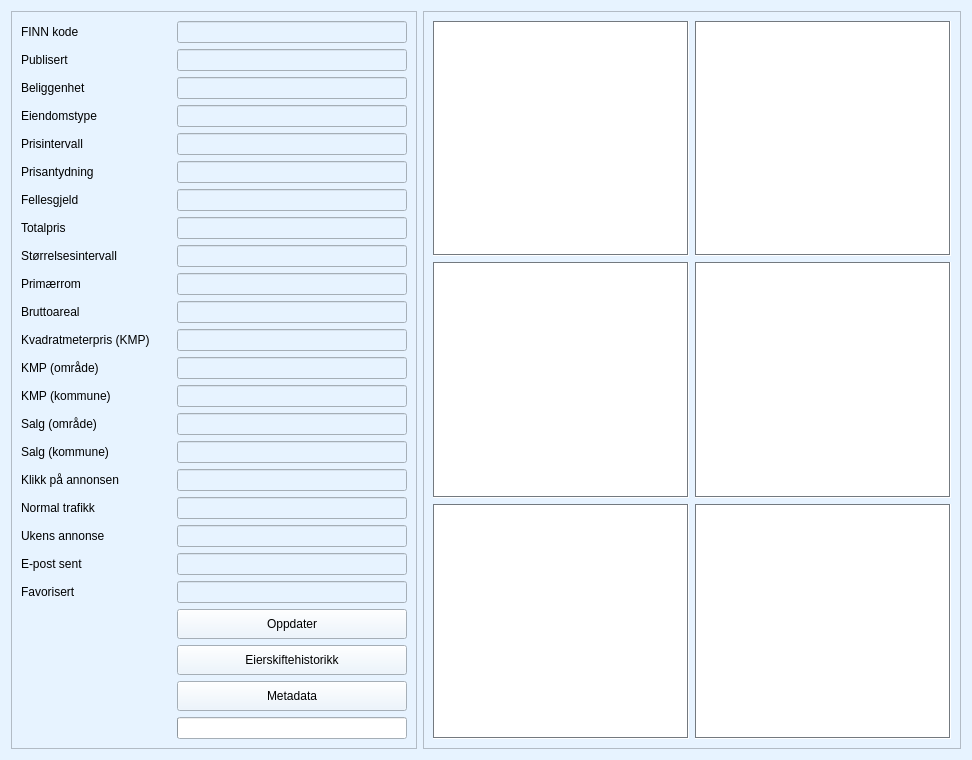
     <widget class="QWidget" name="tab_annonse">
      <property name="palette">
       <palette>
        <active>
         <colorrole role="WindowText">
          <brush brushstyle="SolidPattern">
           <color alpha="255">
            <red>0</red>
            <green>0</green>
            <blue>0</blue>
           </color>
          </brush>
         </colorrole>
         <colorrole role="Button">
          <brush brushstyle="SolidPattern">
           <color alpha="255">
            <red>231</red>
            <green>243</green>
            <blue>255</blue>
           </color>
          </brush>
         </colorrole>
         <colorrole role="Light">
          <brush brushstyle="SolidPattern">
           <color alpha="255">
            <red>255</red>
            <green>255</green>
            <blue>255</blue>
           </color>
          </brush>
         </colorrole>
         <colorrole role="Midlight">
          <brush brushstyle="SolidPattern">
           <color alpha="255">
            <red>243</red>
            <green>249</green>
            <blue>255</blue>
           </color>
          </brush>
         </colorrole>
         <colorrole role="Dark">
          <brush brushstyle="SolidPattern">
           <color alpha="255">
            <red>115</red>
            <green>121</green>
            <blue>127</blue>
           </color>
          </brush>
         </colorrole>
         <colorrole role="Mid">
          <brush brushstyle="SolidPattern">
           <color alpha="255">
            <red>154</red>
            <green>162</green>
            <blue>170</blue>
           </color>
          </brush>
         </colorrole>
         <colorrole role="Text">
          <brush brushstyle="SolidPattern">
           <color alpha="255">
            <red>0</red>
            <green>0</green>
            <blue>0</blue>
           </color>
          </brush>
         </colorrole>
         <colorrole role="BrightText">
          <brush brushstyle="SolidPattern">
           <color alpha="255">
            <red>255</red>
            <green>255</green>
            <blue>255</blue>
           </color>
          </brush>
         </colorrole>
         <colorrole role="ButtonText">
          <brush brushstyle="SolidPattern">
           <color alpha="255">
            <red>0</red>
            <green>0</green>
            <blue>0</blue>
           </color>
          </brush>
         </colorrole>
         <colorrole role="Base">
          <brush brushstyle="SolidPattern">
           <color alpha="255">
            <red>255</red>
            <green>255</green>
            <blue>255</blue>
           </color>
          </brush>
         </colorrole>
         <colorrole role="Window">
          <brush brushstyle="SolidPattern">
           <color alpha="255">
            <red>231</red>
            <green>243</green>
            <blue>255</blue>
           </color>
          </brush>
         </colorrole>
         <colorrole role="Shadow">
          <brush brushstyle="SolidPattern">
           <color alpha="255">
            <red>0</red>
            <green>0</green>
            <blue>0</blue>
           </color>
          </brush>
         </colorrole>
         <colorrole role="AlternateBase">
          <brush brushstyle="SolidPattern">
           <color alpha="255">
            <red>243</red>
            <green>249</green>
            <blue>255</blue>
           </color>
          </brush>
         </colorrole>
         <colorrole role="ToolTipBase">
          <brush brushstyle="SolidPattern">
           <color alpha="255">
            <red>255</red>
            <green>255</green>
            <blue>220</blue>
           </color>
          </brush>
         </colorrole>
         <colorrole role="ToolTipText">
          <brush brushstyle="SolidPattern">
           <color alpha="255">
            <red>0</red>
            <green>0</green>
            <blue>0</blue>
           </color>
          </brush>
         </colorrole>
        </active>
        <inactive>
         <colorrole role="WindowText">
          <brush brushstyle="SolidPattern">
           <color alpha="255">
            <red>0</red>
            <green>0</green>
            <blue>0</blue>
           </color>
          </brush>
         </colorrole>
         <colorrole role="Button">
          <brush brushstyle="SolidPattern">
           <color alpha="255">
            <red>231</red>
            <green>243</green>
            <blue>255</blue>
           </color>
          </brush>
         </colorrole>
         <colorrole role="Light">
          <brush brushstyle="SolidPattern">
           <color alpha="255">
            <red>255</red>
            <green>255</green>
            <blue>255</blue>
           </color>
          </brush>
         </colorrole>
         <colorrole role="Midlight">
          <brush brushstyle="SolidPattern">
           <color alpha="255">
            <red>243</red>
            <green>249</green>
            <blue>255</blue>
           </color>
          </brush>
         </colorrole>
         <colorrole role="Dark">
          <brush brushstyle="SolidPattern">
           <color alpha="255">
            <red>115</red>
            <green>121</green>
            <blue>127</blue>
           </color>
          </brush>
         </colorrole>
         <colorrole role="Mid">
          <brush brushstyle="SolidPattern">
           <color alpha="255">
            <red>154</red>
            <green>162</green>
            <blue>170</blue>
           </color>
          </brush>
         </colorrole>
         <colorrole role="Text">
          <brush brushstyle="SolidPattern">
           <color alpha="255">
            <red>0</red>
            <green>0</green>
            <blue>0</blue>
           </color>
          </brush>
         </colorrole>
         <colorrole role="BrightText">
          <brush brushstyle="SolidPattern">
           <color alpha="255">
            <red>255</red>
            <green>255</green>
            <blue>255</blue>
           </color>
          </brush>
         </colorrole>
         <colorrole role="ButtonText">
          <brush brushstyle="SolidPattern">
           <color alpha="255">
            <red>0</red>
            <green>0</green>
            <blue>0</blue>
           </color>
          </brush>
         </colorrole>
         <colorrole role="Base">
          <brush brushstyle="SolidPattern">
           <color alpha="255">
            <red>255</red>
            <green>255</green>
            <blue>255</blue>
           </color>
          </brush>
         </colorrole>
         <colorrole role="Window">
          <brush brushstyle="SolidPattern">
           <color alpha="255">
            <red>231</red>
            <green>243</green>
            <blue>255</blue>
           </color>
          </brush>
         </colorrole>
         <colorrole role="Shadow">
          <brush brushstyle="SolidPattern">
           <color alpha="255">
            <red>0</red>
            <green>0</green>
            <blue>0</blue>
           </color>
          </brush>
         </colorrole>
         <colorrole role="AlternateBase">
          <brush brushstyle="SolidPattern">
           <color alpha="255">
            <red>243</red>
            <green>249</green>
            <blue>255</blue>
           </color>
          </brush>
         </colorrole>
         <colorrole role="ToolTipBase">
          <brush brushstyle="SolidPattern">
           <color alpha="255">
            <red>255</red>
            <green>255</green>
            <blue>220</blue>
           </color>
          </brush>
         </colorrole>
         <colorrole role="ToolTipText">
          <brush brushstyle="SolidPattern">
           <color alpha="255">
            <red>0</red>
            <green>0</green>
            <blue>0</blue>
           </color>
          </brush>
         </colorrole>
        </inactive>
        <disabled>
         <colorrole role="WindowText">
          <brush brushstyle="SolidPattern">
           <color alpha="255">
            <red>115</red>
            <green>121</green>
            <blue>127</blue>
           </color>
          </brush>
         </colorrole>
         <colorrole role="Button">
          <brush brushstyle="SolidPattern">
           <color alpha="255">
            <red>231</red>
            <green>243</green>
            <blue>255</blue>
           </color>
          </brush>
         </colorrole>
         <colorrole role="Light">
          <brush brushstyle="SolidPattern">
           <color alpha="255">
            <red>255</red>
            <green>255</green>
            <blue>255</blue>
           </color>
          </brush>
         </colorrole>
         <colorrole role="Midlight">
          <brush brushstyle="SolidPattern">
           <color alpha="255">
            <red>243</red>
            <green>249</green>
            <blue>255</blue>
           </color>
          </brush>
         </colorrole>
         <colorrole role="Dark">
          <brush brushstyle="SolidPattern">
           <color alpha="255">
            <red>115</red>
            <green>121</green>
            <blue>127</blue>
           </color>
          </brush>
         </colorrole>
         <colorrole role="Mid">
          <brush brushstyle="SolidPattern">
           <color alpha="255">
            <red>154</red>
            <green>162</green>
            <blue>170</blue>
           </color>
          </brush>
         </colorrole>
         <colorrole role="Text">
          <brush brushstyle="SolidPattern">
           <color alpha="255">
            <red>115</red>
            <green>121</green>
            <blue>127</blue>
           </color>
          </brush>
         </colorrole>
         <colorrole role="BrightText">
          <brush brushstyle="SolidPattern">
           <color alpha="255">
            <red>255</red>
            <green>255</green>
            <blue>255</blue>
           </color>
          </brush>
         </colorrole>
         <colorrole role="ButtonText">
          <brush brushstyle="SolidPattern">
           <color alpha="255">
            <red>115</red>
            <green>121</green>
            <blue>127</blue>
           </color>
          </brush>
         </colorrole>
         <colorrole role="Base">
          <brush brushstyle="SolidPattern">
           <color alpha="255">
            <red>231</red>
            <green>243</green>
            <blue>255</blue>
           </color>
          </brush>
         </colorrole>
         <colorrole role="Window">
          <brush brushstyle="SolidPattern">
           <color alpha="255">
            <red>231</red>
            <green>243</green>
            <blue>255</blue>
           </color>
          </brush>
         </colorrole>
         <colorrole role="Shadow">
          <brush brushstyle="SolidPattern">
           <color alpha="255">
            <red>0</red>
            <green>0</green>
            <blue>0</blue>
           </color>
          </brush>
         </colorrole>
         <colorrole role="AlternateBase">
          <brush brushstyle="SolidPattern">
           <color alpha="255">
            <red>231</red>
            <green>243</green>
            <blue>255</blue>
           </color>
          </brush>
         </colorrole>
         <colorrole role="ToolTipBase">
          <brush brushstyle="SolidPattern">
           <color alpha="255">
            <red>255</red>
            <green>255</green>
            <blue>220</blue>
           </color>
          </brush>
         </colorrole>
         <colorrole role="ToolTipText">
          <brush brushstyle="SolidPattern">
           <color alpha="255">
            <red>0</red>
            <green>0</green>
            <blue>0</blue>
           </color>
          </brush>
         </colorrole>
        </disabled>
       </palette>
      </property>
      <property name="autoFillBackground">
       <bool>true</bool>
      </property>
      <attribute name="title">
       <string>Annonse</string>
      </attribute>
      <layout class="QGridLayout" name="gridLayout_2">
       <item row="0" column="0">
        <widget class="QFrame" name="frame_statistikk_1">
         <property name="sizePolicy">
          <sizepolicy hsizetype="Fixed" vsizetype="Preferred">
           <horstretch>0</horstretch>
           <verstretch>0</verstretch>
          </sizepolicy>
         </property>
         <property name="frameShape">
          <enum>QFrame::StyledPanel</enum>
         </property>
         <property name="frameShadow">
          <enum>QFrame::Raised</enum>
         </property>
         <layout class="QGridLayout" name="gridLayout_3">
          <item row="21" column="2">
           <widget class="QLineEdit" name="line_edit_latestemailcount">
            <property name="enabled">
             <bool>false</bool>
            </property>
           </widget>
          </item>
          <item row="21" column="0">
           <widget class="QLabel" name="label_epost_sent">
            <property name="text">
             <string>E-post sent</string>
            </property>
            <property name="buddy">
             <cstring>line_edit_latestemailcount</cstring>
            </property>
           </widget>
          </item>
          <item row="5" column="2">
           <widget class="QLineEdit" name="line_edit_prisantydning">
            <property name="enabled">
             <bool>false</bool>
            </property>
           </widget>
          </item>
          <item row="3" column="2">
           <widget class="QLineEdit" name="line_edit_property_type">
            <property name="enabled">
             <bool>false</bool>
            </property>
           </widget>
          </item>
          <item row="8" column="2">
           <widget class="QLineEdit" name="line_edit_size_range">
            <property name="enabled">
             <bool>false</bool>
            </property>
           </widget>
          </item>
          <item row="4" column="2">
           <widget class="QLineEdit" name="line_edit_price_range">
            <property name="enabled">
             <bool>false</bool>
            </property>
           </widget>
          </item>
          <item row="3" column="0">
           <widget class="QLabel" name="label_boligtype">
            <property name="text">
             <string>Eiendomstype</string>
            </property>
           </widget>
          </item>
          <item row="12" column="0">
           <widget class="QLabel" name="label_city_area_sqm_price">
            <property name="text">
             <string>KMP (område)</string>
            </property>
           </widget>
          </item>
          <item row="15" column="2">
           <widget class="QLineEdit" name="line_edit_hist_data_city_area_count">
            <property name="enabled">
             <bool>false</bool>
            </property>
           </widget>
          </item>
          <item row="25" column="2">
           <widget class="QPushButton" name="push_button_eierskifte_historikk">
            <property name="sizePolicy">
             <sizepolicy hsizetype="Fixed" vsizetype="Fixed">
              <horstretch>0</horstretch>
              <verstretch>0</verstretch>
             </sizepolicy>
            </property>
            <property name="minimumSize">
             <size>
              <width>230</width>
              <height>30</height>
             </size>
            </property>
            <property name="text">
             <string>Eierskiftehistorikk</string>
            </property>
            <property name="icon">
             <iconset resource="../../images/img.qrc">
              <normaloff>:/img/history.svg</normaloff>:/img/history.svg</iconset>
            </property>
           </widget>
          </item>
          <item row="12" column="2">
           <widget class="QLineEdit" name="line_edit_city_area_sqm_price">
            <property name="enabled">
             <bool>false</bool>
            </property>
           </widget>
          </item>
          <item row="14" column="0">
           <widget class="QLabel" name="label_municipality_sqm_price">
            <property name="text">
             <string>KMP (kommune)</string>
            </property>
           </widget>
          </item>
          <item row="6" column="2">
           <widget class="QLineEdit" name="line_edit_fellesgjeld">
            <property name="enabled">
             <bool>false</bool>
            </property>
           </widget>
          </item>
          <item row="15" column="0">
           <widget class="QLabel" name="label_sales_city_area">
            <property name="text">
             <string>Salg (område)</string>
            </property>
           </widget>
          </item>
          <item row="16" column="2">
           <widget class="QLineEdit" name="line_edit_hist_data_municipality_count">
            <property name="enabled">
             <bool>false</bool>
            </property>
           </widget>
          </item>
          <item row="27" column="2">
           <widget class="QPushButton" name="push_button_meta_data">
            <property name="sizePolicy">
             <sizepolicy hsizetype="Fixed" vsizetype="Fixed">
              <horstretch>0</horstretch>
              <verstretch>0</verstretch>
             </sizepolicy>
            </property>
            <property name="minimumSize">
             <size>
              <width>230</width>
              <height>30</height>
             </size>
            </property>
            <property name="text">
             <string>Metadata</string>
            </property>
            <property name="icon">
             <iconset resource="../../images/img.qrc">
              <normaloff>:/img/meta.svg</normaloff>:/img/meta.svg</iconset>
            </property>
           </widget>
          </item>
          <item row="7" column="2">
           <widget class="QLineEdit" name="line_edit_totalpris">
            <property name="enabled">
             <bool>false</bool>
            </property>
           </widget>
          </item>
          <item row="7" column="0">
           <widget class="QLabel" name="label_totalpris">
            <property name="text">
             <string>Totalpris</string>
            </property>
           </widget>
          </item>
          <item row="19" column="2">
           <widget class="QLineEdit" name="line_edit_normal_traffic">
            <property name="enabled">
             <bool>false</bool>
            </property>
           </widget>
          </item>
          <item row="6" column="0">
           <widget class="QLabel" name="label_fellesgjeld">
            <property name="text">
             <string>Fellesgjeld</string>
            </property>
           </widget>
          </item>
          <item row="16" column="0">
           <widget class="QLabel" name="label_sales_municipality">
            <property name="text">
             <string>Salg (kommune)</string>
            </property>
           </widget>
          </item>
          <item row="0" column="2">
           <widget class="QLineEdit" name="line_edit_finnkode">
            <property name="enabled">
             <bool>false</bool>
            </property>
            <property name="minimumSize">
             <size>
              <width>230</width>
              <height>0</height>
             </size>
            </property>
           </widget>
          </item>
          <item row="1" column="2">
           <widget class="QLineEdit" name="line_edit_first_published">
            <property name="enabled">
             <bool>false</bool>
            </property>
           </widget>
          </item>
          <item row="1" column="0">
           <widget class="QLabel" name="label_publisert">
            <property name="text">
             <string>Publisert</string>
            </property>
           </widget>
          </item>
          <item row="0" column="0">
           <widget class="QLabel" name="label_finn_kode">
            <property name="minimumSize">
             <size>
              <width>150</width>
              <height>0</height>
             </size>
            </property>
            <property name="text">
             <string>FINN kode</string>
            </property>
           </widget>
          </item>
          <item row="17" column="2">
           <widget class="QLineEdit" name="line_edit_totalviews">
            <property name="enabled">
             <bool>false</bool>
            </property>
           </widget>
          </item>
          <item row="19" column="0">
           <widget class="QLabel" name="label_normal_trafikk">
            <property name="text">
             <string>Normal trafikk</string>
            </property>
           </widget>
          </item>
          <item row="2" column="0">
           <widget class="QLabel" name="label_beliggenhet">
            <property name="text">
             <string>Beliggenhet</string>
            </property>
           </widget>
          </item>
          <item row="17" column="0">
           <widget class="QLabel" name="label_visninger">
            <property name="text">
             <string>Klikk på annonsen</string>
            </property>
            <property name="buddy">
             <cstring>line_edit_totalviews</cstring>
            </property>
           </widget>
          </item>
          <item row="2" column="2">
           <widget class="QLineEdit" name="line_edit_location">
            <property name="enabled">
             <bool>false</bool>
            </property>
           </widget>
          </item>
          <item row="14" column="2">
           <widget class="QLineEdit" name="line_edit_municipality_sqm_price">
            <property name="enabled">
             <bool>false</bool>
            </property>
           </widget>
          </item>
          <item row="5" column="0">
           <widget class="QLabel" name="label_prisantydning">
            <property name="text">
             <string>Prisantydning</string>
            </property>
           </widget>
          </item>
          <item row="9" column="2">
           <widget class="QLineEdit" name="line_edit_primrrom">
            <property name="enabled">
             <bool>false</bool>
            </property>
           </widget>
          </item>
          <item row="11" column="2">
           <widget class="QLineEdit" name="line_edit_sqm_price">
            <property name="enabled">
             <bool>false</bool>
            </property>
           </widget>
          </item>
          <item row="22" column="0">
           <widget class="QLabel" name="label_favorisert">
            <property name="text">
             <string>Favorisert</string>
            </property>
            <property name="buddy">
             <cstring>line_edit_currentfavorites</cstring>
            </property>
           </widget>
          </item>
          <item row="9" column="0">
           <widget class="QLabel" name="label_primrrom">
            <property name="text">
             <string>Primærrom</string>
            </property>
           </widget>
          </item>
          <item row="20" column="0">
           <widget class="QLabel" name="label_ukens_annonse">
            <property name="text">
             <string>Ukens annonse</string>
            </property>
           </widget>
          </item>
          <item row="11" column="0">
           <widget class="QLabel" name="label_kvadratmeterpris">
            <property name="text">
             <string>Kvadratmeterpris (KMP)</string>
            </property>
           </widget>
          </item>
          <item row="29" column="0">
           <spacer name="verticalSpacer">
            <property name="orientation">
             <enum>Qt::Vertical</enum>
            </property>
            <property name="sizeType">
             <enum>QSizePolicy::Expanding</enum>
            </property>
            <property name="sizeHint" stdset="0">
             <size>
              <width>0</width>
              <height>0</height>
             </size>
            </property>
           </spacer>
          </item>
          <item row="10" column="0">
           <widget class="QLabel" name="label_bruttoareal">
            <property name="text">
             <string>Bruttoareal</string>
            </property>
           </widget>
          </item>
          <item row="20" column="2">
           <widget class="QLineEdit" name="line_edit_ad_of_the_week">
            <property name="enabled">
             <bool>false</bool>
            </property>
           </widget>
          </item>
          <item row="4" column="0">
           <widget class="QLabel" name="label_price_range">
            <property name="text">
             <string>Prisintervall</string>
            </property>
           </widget>
          </item>
          <item row="8" column="0">
           <widget class="QLabel" name="label_storrelse">
            <property name="text">
             <string>Størrelsesintervall</string>
            </property>
           </widget>
          </item>
          <item row="10" column="2">
           <widget class="QLineEdit" name="line_edit_bruttoareal">
            <property name="enabled">
             <bool>false</bool>
            </property>
           </widget>
          </item>
          <item row="22" column="2">
           <widget class="QLineEdit" name="line_edit_currentfavorites">
            <property name="enabled">
             <bool>false</bool>
            </property>
           </widget>
          </item>
          <item row="28" column="2">
           <widget class="QProgressBar" name="progress_bar_statistics">
            <property name="maximum">
             <number>30</number>
            </property>
            <property name="value">
             <number>0</number>
            </property>
            <property name="textVisible">
             <bool>false</bool>
            </property>
           </widget>
          </item>
          <item row="24" column="2">
           <widget class="QPushButton" name="push_button_oppdater">
            <property name="sizePolicy">
             <sizepolicy hsizetype="Fixed" vsizetype="Fixed">
              <horstretch>0</horstretch>
              <verstretch>0</verstretch>
             </sizepolicy>
            </property>
            <property name="minimumSize">
             <size>
              <width>230</width>
              <height>30</height>
             </size>
            </property>
            <property name="text">
             <string>Oppdater</string>
            </property>
            <property name="icon">
             <iconset resource="../../images/img.qrc">
              <normaloff>:/img/update.svg</normaloff>:/img/update.svg</iconset>
            </property>
            <property name="iconSize">
             <size>
              <width>15</width>
              <height>15</height>
             </size>
            </property>
            <property name="shortcut">
             <string>Ctrl+S, Ctrl+S, Ctrl+S, Ctrl+S</string>
            </property>
           </widget>
          </item>
         </layout>
        </widget>
       </item>
       <item row="0" column="1">
        <widget class="QFrame" name="frame_statistikk_2">
         <property name="sizePolicy">
          <sizepolicy hsizetype="Expanding" vsizetype="Expanding">
           <horstretch>0</horstretch>
           <verstretch>0</verstretch>
          </sizepolicy>
         </property>
         <property name="minimumSize">
          <size>
           <width>0</width>
           <height>0</height>
          </size>
         </property>
         <property name="frameShape">
          <enum>QFrame::StyledPanel</enum>
         </property>
         <property name="frameShadow">
          <enum>QFrame::Raised</enum>
         </property>
         <layout class="QGridLayout" name="gridLayout_4">
          <item row="1" column="0">
           <widget class="PlotWidget" name="graphics_view_accumulated">
            <property name="frameShape">
             <enum>QFrame::Box</enum>
            </property>
           </widget>
          </item>
          <item row="1" column="1">
           <widget class="PlotWidget" name="graphics_view_hist_data_municipality">
            <property name="frameShape">
             <enum>QFrame::Box</enum>
            </property>
           </widget>
          </item>
          <item row="0" column="1">
           <widget class="PlotWidget" name="graphics_view_hist_data_city_area">
            <property name="frameShape">
             <enum>QFrame::Box</enum>
            </property>
           </widget>
          </item>
          <item row="0" column="0">
           <widget class="PlotWidget" name="graphics_view_views_development">
            <property name="frameShape">
             <enum>QFrame::Box</enum>
            </property>
           </widget>
          </item>
          <item row="2" column="0">
           <widget class="PlotWidget" name="graphics_view_change">
            <property name="frameShape">
             <enum>QFrame::Box</enum>
            </property>
           </widget>
          </item>
          <item row="2" column="1">
           <widget class="PlotWidget" name="graphics_view_ratio_statistics">
            <property name="frameShape">
             <enum>QFrame::Box</enum>
            </property>
           </widget>
          </item>
         </layout>
        </widget>
       </item>
      </layout>
     </widget>
